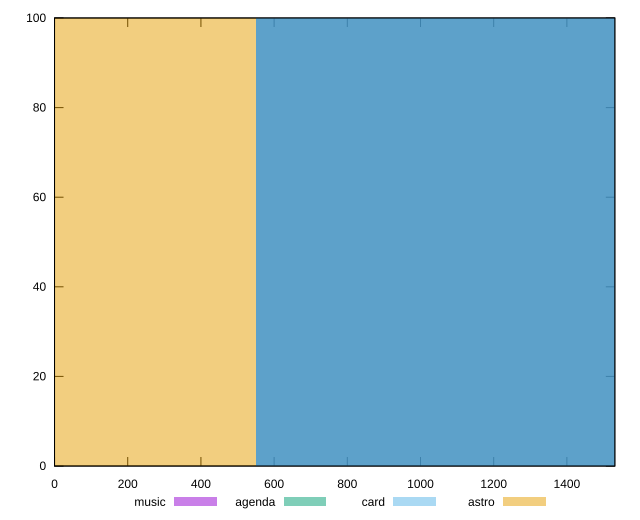

Write the gnuplot code that produced this figure.
reset

$music <<EOF
1098.3530122569946 100
EOF

$agenda <<EOF
1098.3530122569946 100
EOF

$card <<EOF
1098.3530122569946 100
EOF

$astro <<EOF
0 100
EOF

set key outside below
set boxwidth 1098.3530122569946
set xrange [0:1531]
set yrange [0:100]
set trange [0:100]
set style fill transparent solid 0.5 noborder
set terminal svg size 640, 520 enhanced background rgb 'white'
set output "reports/report_00031_2021-02-24T23-18-18.084Z/uses-rel-preload/comparison/histogram/all_raw.svg"

plot $music title "music" with boxes, \
     $agenda title "agenda" with boxes, \
     $card title "card" with boxes, \
     $astro title "astro" with boxes

reset
